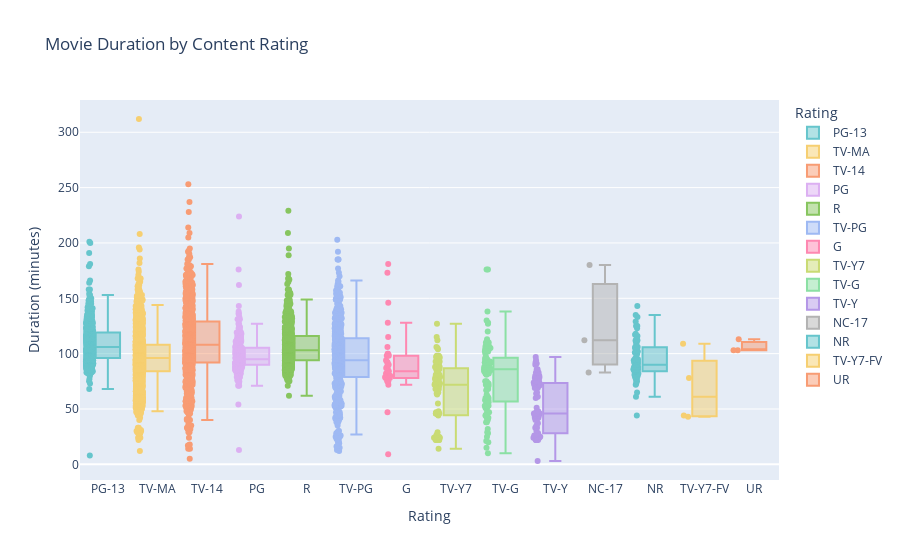

Here is the notebook cell this chart was saved with:
### Markdown cell above
#### 7.2: Movie Duration by Content Rating

This box plot visualizes the **distribution of movie durations** across different content ratings (e.g., TV-MA, PG, R).

**Insights:**
- Most movies fall within the **60–120 minute** range across ratings.
- **TV-MA and R-rated** movies show a wider spread, indicating more flexibility in length for mature content.
- **TV-Y** and **TV-G** content (kids and family) typically have shorter runtimes, as expected.

### Code cell
import plotly.express as px

# Ensure duration is numeric for analysis
df['duration_num'] = df['duration'].str.extract(r'(\d+)').astype(float)

# Filter for movies
movies_df = df[df['type'] == 'Movie'].copy()

# Box plot
fig_72 = px.box(
    movies_df,
    x='rating',
    y='duration_num',
    color='rating',
    points='all',
    title='Movie Duration by Content Rating',
    labels={'duration_num': 'Duration (minutes)', 'rating': 'Rating'},
    color_discrete_sequence=px.colors.qualitative.Pastel
)
fig_72.update_layout(xaxis_title='Rating', yaxis_title='Duration (minutes)')
fig_72.show()

### Figure 1 — Plotly figure (JSON) as saved in the notebook; plotly's stock layout.template omitted (floating-point values rounded to 4 significant figures; data arrays with more than 128 entries replaced by an {"elided": "..."} marker saying what was removed)
{"data": [{"alignmentgroup": "True", "boxpoints": "all", "hovertemplate": "Rating=%{x}<br>Duration (minutes)=%{y}<extra></extra>", "legendgroup": "PG-13", "marker": {"color": "rgb(102, 197, 204)"}, "name": "PG-13", "notched": false, "offsetgroup": "PG-13", "orientation": "v", "showlegend": true, "type": "box", "x": {"elided": "482 str values"}, "x0": " ", "xaxis": "x", "y": {"elided": "482 float values"}, "y0": " ", "yaxis": "y"}, {"alignmentgroup": "True", "boxpoints": "all", "hovertemplate": "Rating=%{x}<br>Duration (minutes)=%{y}<extra></extra>", "legendgroup": "TV-MA", "marker": {"color": "rgb(246, 207, 113)"}, "name": "TV-MA", "notched": false, "offsetgroup": "TV-MA", "orientation": "v", "showlegend": true, "type": "box", "x": {"elided": "1924 str values"}, "x0": " ", "xaxis": "x", "y": {"elided": "1924 float values"}, "y0": " ", "yaxis": "y"}, {"alignmentgroup": "True", "boxpoints": "all", "hovertemplate": "Rating=%{x}<br>Duration (minutes)=%{y}<extra></extra>", "legendgroup": "TV-14", "marker": {"color": "rgb(248, 156, 116)"}, "name": "TV-14", "notched": false, "offsetgroup": "TV-14", "orientation": "v", "showlegend": true, "type": "box", "x": {"elided": "1307 str values"}, "x0": " ", "xaxis": "x", "y": {"elided": "1307 float values"}, "y0": " ", "yaxis": "y"}, {"alignmentgroup": "True", "boxpoints": "all", "hovertemplate": "Rating=%{x}<br>Duration (minutes)=%{y}<extra></extra>", "legendgroup": "PG", "marker": {"color": "rgb(220, 176, 242)"}, "name": "PG", "notched": false, "offsetgroup": "PG", "orientation": "v", "showlegend": true, "type": "box", "x": {"elided": "281 str values"}, "x0": " ", "xaxis": "x", "y": {"elided": "281 float values"}, "y0": " ", "yaxis": "y"}, {"alignmentgroup": "True", "boxpoints": "all", "hovertemplate": "Rating=%{x}<br>Duration (minutes)=%{y}<extra></extra>", "legendgroup": "R", "marker": {"color": "rgb(135, 197, 95)"}, "name": "R", "notched": false, "offsetgroup": "R", "orientation": "v", "showlegend": true, "type": "box", "x": {"elided": "787 str values"}, "x0": " ", "xaxis": "x", "y": {"elided": "787 float values"}, "y0": " ", "yaxis": "y"}, {"alignmentgroup": "True", "boxpoints": "all", "hovertemplate": "Rating=%{x}<br>Duration (minutes)=%{y}<extra></extra>", "legendgroup": "TV-PG", "marker": {"color": "rgb(158, 185, 243)"}, "name": "TV-PG", "notched": false, "offsetgroup": "TV-PG", "orientation": "v", "showlegend": true, "type": "box", "x": {"elided": "504 str values"}, "x0": " ", "xaxis": "x", "y": {"elided": "504 float values"}, "y0": " ", "yaxis": "y"}, {"alignmentgroup": "True", "boxpoints": "all", "hovertemplate": "Rating=%{x}<br>Duration (minutes)=%{y}<extra></extra>", "legendgroup": "G", "marker": {"color": "rgb(254, 136, 177)"}, "name": "G", "notched": false, "offsetgroup": "G", "orientation": "v", "showlegend": true, "type": "box", "x": ["G", "G", "G", "G", "G", "G", "G", "G", "G", "G", "G", "G", "G", "G", "G", "G", "G", "G", "G", "G", "G", "G", "G", "G", "G", "G", "G", "G", "G", "G", "G", "G", "G", "G", "G", "G", "G", "G", "G", "G", "G"], "x0": " ", "xaxis": "x", "y": [90.0, 93.0, 173.0, 9.0, 87.0, 78.0, 83.0, 79.0, 81.0, 47.0, 89.0, 87.0, 78.0, 78.0, 99.0, 92.0, 85.0, 80.0, 75.0, 75.0, 79.0, 78.0, 75.0, 78.0, 94.0, 82.0, 146.0, 181.0, 84.0, 98.0, 115.0, 106.0, 84.0, 89.0, 72.0, 78.0, 100.0, 98.0, 78.0, 128.0, 100.0], "y0": " ", "yaxis": "y"}, {"alignmentgroup": "True", "boxpoints": "all", "hovertemplate": "Rating=%{x}<br>Duration (minutes)=%{y}<extra></extra>", "legendgroup": "TV-Y7", "marker": {"color": "rgb(201, 219, 116)"}, "name": "TV-Y7", "notched": false, "offsetgroup": "TV-Y7", "orientation": "v", "showlegend": true, "type": "box", "x": ["TV-Y7", "TV-Y7", "TV-Y7", "TV-Y7", "TV-Y7", "TV-Y7", "TV-Y7", "TV-Y7", "TV-Y7", "TV-Y7", "TV-Y7", "TV-Y7", "TV-Y7", "TV-Y7", "TV-Y7", "TV-Y7", "TV-Y7", "TV-Y7", "TV-Y7", "TV-Y7", "TV-Y7", "TV-Y7", "TV-Y7", "TV-Y7", "TV-Y7", "TV-Y7", "TV-Y7", "TV-Y7", "TV-Y7", "TV-Y7", "TV-Y7", "TV-Y7", "TV-Y7", "TV-Y7", "TV-Y7", "TV-Y7", "TV-Y7", "TV-Y7", "TV-Y7", "TV-Y7", "TV-Y7", "TV-Y7", "TV-Y7", "TV-Y7", "TV-Y7", "TV-Y7", "TV-Y7", "TV-Y7", "TV-Y7", "TV-Y7", "TV-Y7", "TV-Y7", "TV-Y7", "TV-Y7", "TV-Y7", "TV-Y7", "TV-Y7", "TV-Y7", "TV-Y7", "TV-Y7", "TV-Y7", "TV-Y7", "TV-Y7", "TV-Y7", "TV-Y7", "TV-Y7", "TV-Y7", "TV-Y7", "TV-Y7", "TV-Y7", "TV-Y7", "TV-Y7", "TV-Y7", "TV-Y7", "TV-Y7", "TV-Y7", "TV-Y7", "TV-Y7", "TV-Y7", "TV-Y7", "TV-Y7", "TV-Y7", "TV-Y7"], "x0": " ", "xaxis": "x", "y": [64.0, 68.0, 90.0, 93.0, 105.0, 88.0, 87.0, 85.0, 79.0, 46.0, 75.0, 93.0, 115.0, 92.0, 106.0, 91.0, 87.0, 97.0, 85.0, 82.0, 98.0, 81.0, 79.0, 98.0, 46.0, 68.0, 46.0, 72.0, 46.0, 22.0, 22.0, 97.0, 104.0, 27.0, 81.0, 47.0, 22.0, 14.0, 24.0, 86.0, 22.0, 22.0, 25.0, 73.0, 44.0, 45.0, 72.0, 112.0, 29.0, 127.0, 65.0, 79.0, 23.0, 25.0, 73.0, 72.0, 46.0, 74.0, 46.0, 46.0, 74.0, 71.0, 72.0, 76.0, 23.0, 46.0, 89.0, 24.0, 46.0, 24.0, 55.0, 24.0, 23.0, 24.0, 24.0, 26.0, 63.0, 48.0, 67.0, 88.0, 77.0, 73.0, 96.0], "y0": " ", "yaxis": "y"}, {"alignmentgroup": "True", "boxpoints": "all", "hovertemplate": "Rating=%{x}<br>Duration (minutes)=%{y}<extra></extra>", "legendgroup": "TV-G", "marker": {"color": "rgb(139, 224, 164)"}, "name": "TV-G", "notched": false, "offsetgroup": "TV-G", "orientation": "v", "showlegend": true, "type": "box", "x": ["TV-G", "TV-G", "TV-G", "TV-G", "TV-G", "TV-G", "TV-G", "TV-G", "TV-G", "TV-G", "TV-G", "TV-G", "TV-G", "TV-G", "TV-G", "TV-G", "TV-G", "TV-G", "TV-G", "TV-G", "TV-G", "TV-G", "TV-G", "TV-G", "TV-G", "TV-G", "TV-G", "TV-G", "TV-G", "TV-G", "TV-G", "TV-G", "TV-G", "TV-G", "TV-G", "TV-G", "TV-G", "TV-G", "TV-G", "TV-G", "TV-G", "TV-G", "TV-G", "TV-G", "TV-G", "TV-G", "TV-G", "TV-G", "TV-G", "TV-G", "TV-G", "TV-G", "TV-G", "TV-G", "TV-G", "TV-G", "TV-G", "TV-G", "TV-G", "TV-G", "TV-G", "TV-G", "TV-G", "TV-G", "TV-G", "TV-G", "TV-G", "TV-G", "TV-G", "TV-G", "TV-G", "TV-G", "TV-G", "TV-G", "TV-G", "TV-G", "TV-G", "TV-G", "TV-G", "TV-G", "TV-G", "TV-G", "TV-G", "TV-G", "TV-G", "TV-G", "TV-G", "TV-G", "TV-G", "TV-G", "TV-G", "TV-G", "TV-G", "TV-G", "TV-G", "TV-G", "TV-G", "TV-G", "TV-G", "TV-G", "TV-G", "TV-G", "TV-G", "TV-G", "TV-G", "TV-G", "TV-G", "TV-G", "TV-G"], "x0": " ", "xaxis": "x", "y": [92.0, 95.0, 61.0, 58.0, 15.0, 60.0, 92.0, 58.0, 105.0, 102.0, 110.0, 107.0, 97.0, 107.0, 84.0, 84.0, 120.0, 107.0, 87.0, 96.0, 87.0, 85.0, 127.0, 92.0, 86.0, 93.0, 71.0, 44.0, 104.0, 110.0, 86.0, 83.0, 100.0, 128.0, 93.0, 102.0, 109.0, 81.0, 107.0, 95.0, 103.0, 83.0, 21.0, 82.0, 176.0, 67.0, 28.0, 87.0, 20.0, 38.0, 10.0, 63.0, 105.0, 70.0, 87.0, 90.0, 51.0, 29.0, 102.0, 95.0, 88.0, 74.0, 40.0, 84.0, 105.0, 82.0, 86.0, 38.0, 130.0, 92.0, 92.0, 45.0, 90.0, 52.0, 52.0, 25.0, 47.0, 73.0, 104.0, 87.0, 88.0, 75.0, 42.0, 90.0, 57.0, 138.0, 87.0, 176.0, 56.0, 60.0, 42.0, 53.0, 53.0, 113.0, 54.0, 53.0, 53.0, 53.0, 87.0, 72.0, 105.0, 49.0, 92.0, 75.0, 32.0, 58.0, 82.0, 68.0, 87.0], "y0": " ", "yaxis": "y"}, {"alignmentgroup": "True", "boxpoints": "all", "hovertemplate": "Rating=%{x}<br>Duration (minutes)=%{y}<extra></extra>", "legendgroup": "TV-Y", "marker": {"color": "rgb(180, 151, 231)"}, "name": "TV-Y", "notched": false, "offsetgroup": "TV-Y", "orientation": "v", "showlegend": true, "type": "box", "x": ["TV-Y", "TV-Y", "TV-Y", "TV-Y", "TV-Y", "TV-Y", "TV-Y", "TV-Y", "TV-Y", "TV-Y", "TV-Y", "TV-Y", "TV-Y", "TV-Y", "TV-Y", "TV-Y", "TV-Y", "TV-Y", "TV-Y", "TV-Y", "TV-Y", "TV-Y", "TV-Y", "TV-Y", "TV-Y", "TV-Y", "TV-Y", "TV-Y", "TV-Y", "TV-Y", "TV-Y", "TV-Y", "TV-Y", "TV-Y", "TV-Y", "TV-Y", "TV-Y", "TV-Y", "TV-Y", "TV-Y", "TV-Y", "TV-Y", "TV-Y", "TV-Y", "TV-Y", "TV-Y", "TV-Y", "TV-Y", "TV-Y", "TV-Y", "TV-Y", "TV-Y", "TV-Y", "TV-Y", "TV-Y", "TV-Y", "TV-Y", "TV-Y", "TV-Y", "TV-Y", "TV-Y", "TV-Y", "TV-Y", "TV-Y", "TV-Y", "TV-Y", "TV-Y", "TV-Y", "TV-Y", "TV-Y", "TV-Y", "TV-Y", "TV-Y", "TV-Y", "TV-Y", "TV-Y", "TV-Y", "TV-Y", "TV-Y", "TV-Y", "TV-Y", "TV-Y", "TV-Y", "TV-Y"], "x0": " ", "xaxis": "x", "y": [60.0, 94.0, 73.0, 22.0, 65.0, 91.0, 46.0, 28.0, 26.0, 48.0, 45.0, 22.0, 46.0, 42.0, 28.0, 27.0, 46.0, 47.0, 25.0, 33.0, 61.0, 72.0, 24.0, 72.0, 46.0, 25.0, 83.0, 46.0, 24.0, 42.0, 46.0, 24.0, 72.0, 71.0, 78.0, 86.0, 24.0, 44.0, 69.0, 69.0, 86.0, 40.0, 24.0, 24.0, 24.0, 24.0, 3.0, 22.0, 24.0, 30.0, 44.0, 44.0, 44.0, 25.0, 40.0, 78.0, 26.0, 46.0, 51.0, 64.0, 80.0, 97.0, 92.0, 90.0, 74.0, 74.0, 74.0, 83.0, 79.0, 80.0, 75.0, 75.0, 72.0, 22.0, 37.0, 33.0, 35.0, 73.0, 72.0, 73.0, 45.0, 75.0, 71.0, 78.0], "y0": " ", "yaxis": "y"}, {"alignmentgroup": "True", "boxpoints": "all", "hovertemplate": "Rating=%{x}<br>Duration (minutes)=%{y}<extra></extra>", "legendgroup": "NC-17", "marker": {"color": "rgb(179, 179, 179)"}, "name": "NC-17", "notched": false, "offsetgroup": "NC-17", "orientation": "v", "showlegend": true, "type": "box", "x": ["NC-17", "NC-17", "NC-17"], "x0": " ", "xaxis": "x", "y": [112.0, 180.0, 83.0], "y0": " ", "yaxis": "y"}, {"alignmentgroup": "True", "boxpoints": "all", "hovertemplate": "Rating=%{x}<br>Duration (minutes)=%{y}<extra></extra>", "legendgroup": "NR", "marker": {"color": "rgb(102, 197, 204)"}, "name": "NR", "notched": false, "offsetgroup": "NR", "orientation": "v", "showlegend": true, "type": "box", "x": ["NR", "NR", "NR", "NR", "NR", "NR", "NR", "NR", "NR", "NR", "NR", "NR", "NR", "NR", "NR", "NR", "NR", "NR", "NR", "NR", "NR", "NR", "NR", "NR", "NR", "NR", "NR", "NR", "NR", "NR", "NR", "NR", "NR", "NR", "NR", "NR", "NR", "NR", "NR", "NR", "NR", "NR", "NR", "NR", "NR", "NR", "NR", "NR", "NR", "NR", "NR", "NR", "NR", "NR", "NR", "NR", "NR", "NR", "NR", "NR", "NR", "NR", "NR", "NR", "NR", "NR", "NR", "NR", "NR", "NR", "NR", "NR", "NR", "NR", "NR"], "x0": " ", "xaxis": "x", "y": [84.0, 90.0, 86.0, 44.0, 112.0, 86.0, 93.0, 86.0, 133.0, 95.0, 92.0, 95.0, 65.0, 108.0, 105.0, 115.0, 112.0, 99.0, 96.0, 95.0, 79.0, 102.0, 101.0, 61.0, 77.0, 129.0, 79.0, 90.0, 103.0, 93.0, 110.0, 88.0, 75.0, 95.0, 88.0, 85.0, 81.0, 85.0, 91.0, 116.0, 84.0, 143.0, 90.0, 86.0, 79.0, 80.0, 84.0, 117.0, 111.0, 82.0, 86.0, 93.0, 88.0, 118.0, 84.0, 72.0, 94.0, 73.0, 85.0, 100.0, 123.0, 135.0, 87.0, 87.0, 90.0, 77.0, 125.0, 125.0, 94.0, 125.0, 106.0, 106.0, 75.0, 86.0, 81.0], "y0": " ", "yaxis": "y"}, {"alignmentgroup": "True", "boxpoints": "all", "hovertemplate": "Rating=%{x}<br>Duration (minutes)=%{y}<extra></extra>", "legendgroup": "TV-Y7-FV", "marker": {"color": "rgb(246, 207, 113)"}, "name": "TV-Y7-FV", "notched": false, "offsetgroup": "TV-Y7-FV", "orientation": "v", "showlegend": true, "type": "box", "x": ["TV-Y7-FV", "TV-Y7-FV", "TV-Y7-FV", "TV-Y7-FV"], "x0": " ", "xaxis": "x", "y": [43.0, 44.0, 78.0, 109.0], "y0": " ", "yaxis": "y"}, {"alignmentgroup": "True", "boxpoints": "all", "hovertemplate": "Rating=%{x}<br>Duration (minutes)=%{y}<extra></extra>", "legendgroup": "UR", "marker": {"color": "rgb(248, 156, 116)"}, "name": "UR", "notched": false, "offsetgroup": "UR", "orientation": "v", "showlegend": true, "type": "box", "x": ["UR", "UR", "UR"], "x0": " ", "xaxis": "x", "y": [103.0, 103.0, 113.0], "y0": " ", "yaxis": "y"}], "layout": {"boxmode": "overlay", "legend": {"title": {"text": "Rating"}, "tracegroupgap": 0}, "title": {"text": "Movie Duration by Content Rating"}, "xaxis": {"anchor": "y", "categoryarray": ["PG-13", "TV-MA", "TV-14", "PG", "R", "TV-PG", "G", "TV-Y7", "TV-G", "TV-Y", "NC-17", "NR", "TV-Y7-FV", "UR"], "categoryorder": "array", "domain": [0, 1], "title": {"text": "Rating"}}, "yaxis": {"anchor": "x", "domain": [0, 1], "title": {"text": "Duration (minutes)"}}}}
